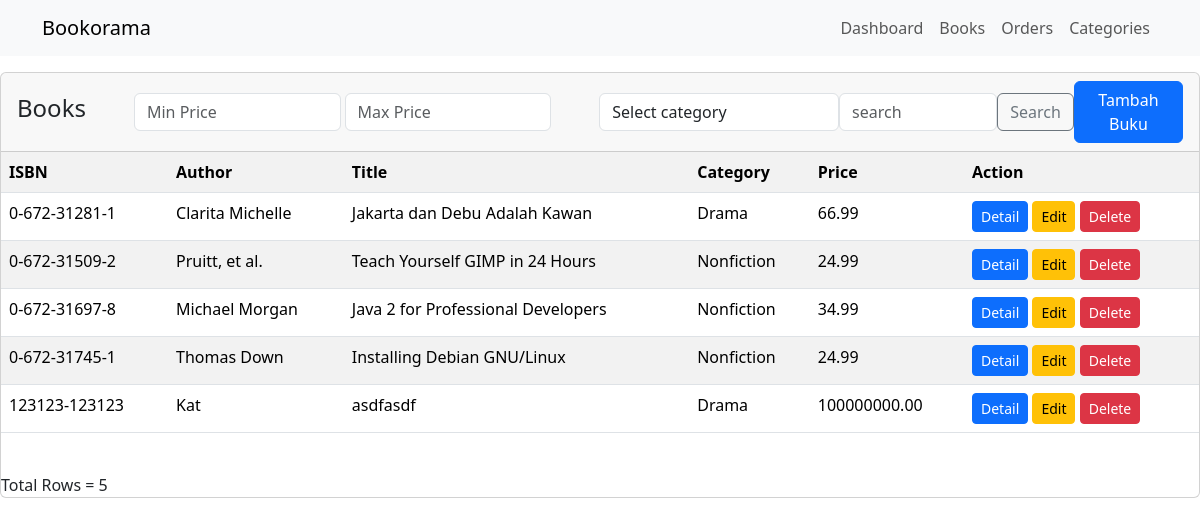
Before: / with the older database file.
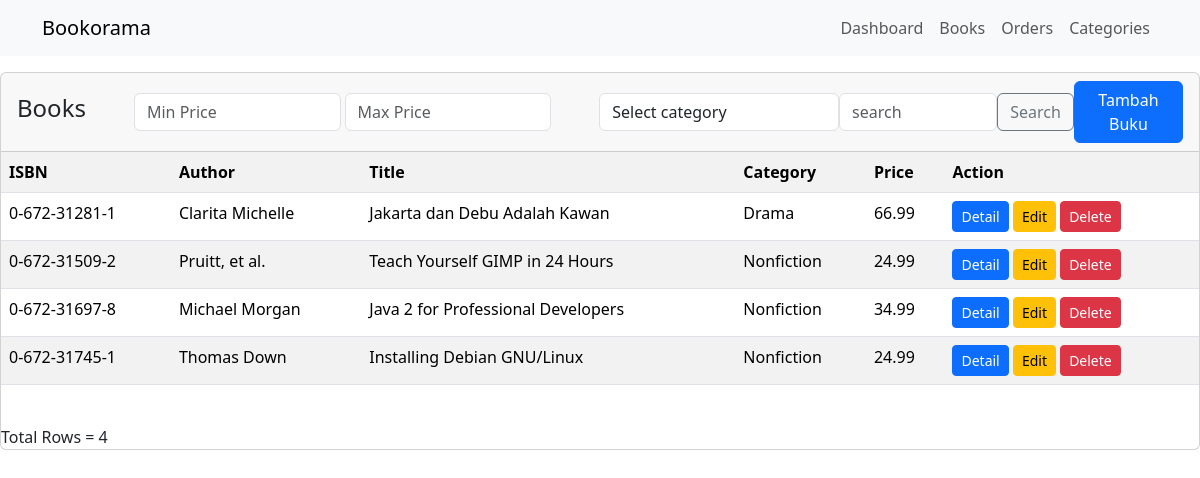
After: the same page with the newer database file.
### tables this page shows
CREATE TABLE `books` (
  `isbn` varchar(13) NOT NULL,
  `author` varchar(50) DEFAULT NULL,
  `title` varchar(100) DEFAULT NULL,
  `category_id` int(11) NOT NULL,
  `price` float(10,2) DEFAULT NULL
);

CREATE TABLE `category` (
  `id` int(11) NOT NULL,
  `title` varchar(255) NOT NULL
);

### index.php (the view, shortened to what this page needs)
<?php
require_once('./lib/db_login.php');
$conditions = [];
if (!empty($conditions)) {
    $where_clause = implode(" AND ", $conditions);
    $query = "SELECT b.isbn AS ID, b.author AS Author, b.title AS Title, b.price as Price, c.title AS Category FROM books b JOIN category c ON b.category_id = c.id WHERE $where_clause ORDER BY b.isbn";
} else {
    $query = "SELECT b.isbn AS ID, b.author AS Author, b.title AS Title, b.price as Price, c.title AS Category FROM books b JOIN category c ON b.category_id = c.id ORDER BY b.isbn";
}
$result = $db->query($query);
$data = '';
while ($row = $result->fetch_object()) {
    $data .= '<tr>';
    $data .= '<td>' . $row->ID . '</td>';
    $data .= '<td>' . $row->Author . '</td>';
    $data .= '<td>' . $row->Title . '</td>';
    $data .= '<td>' . $row->Category . '</td>';
    $data .= '<td>' . $row->Price . '</td>';
    $data .= '<td><a class="btn btn-primary btn-sm" href="detail_book.php?id=' . $row->ID . '">Detail</a>&nbsp;<a class="btn btn-warning btn-sm" href="update_book.php?id=' . $row->ID . '">Edit</a>&nbsp;<a class="btn btn-danger btn-sm" href="delete_book.php?id=' . $row->ID . '">Delete</a></td>';
    $data .= '</tr>';
}
$data .= '</table>';
$data .= '<br />';
$data .= 'Total Rows = ' . $result->num_rows;
?>
<?php include('./layout.php') ?>
<div class="card mt-5">
    <form class="card-header d-flex justify-content-between align-items-center">
        <h4>Books</h4>
        <div class="d-flex mx-5 gap-1">
            <input name='min_price' type="number" class="form-control" placeholder="Min Price" aria-label="Min Price" value="<?= isset($_GET['min_price']) ? htmlentities($_GET['min_price']) : '' ?>">
            <input name='max_price' type="number" class="form-control" placeholder="Max Price" aria-label="Max Price" value="<?= isset($_GET['max_price']) ? htmlentities($_GET['max_price']) : '' ?>">
        </div>
        <select name="category" class="form-control w-25">
            <option value="">Select category</option>
        </select>
        <div class="w-25 d-flex">
            <input name='q' type="text" class="form-control" placeholder="search" aria-label="enter keyword" aria-describedby="basic-addon2" value="<?= isset($_GET['q']) ? htmlentities($_GET['q']) : '' ?>">
            <div class="input-group-append">
                <button class="btn btn-outline-secondary" type="submit">Search</button>
            </div>
        </div>
        <a href='./create_book.php' class='btn btn-primary'>Tambah Buku</a>
    </form>
    <table class="table table-striped">
        <tr>
            <th>ISBN</th>
            <th>Author</th>
            <th>Title</th>
            <th>Category</th>
            <th>Price</th>
            <th>Action</th>
        </tr>
        <?= $data ?>
</div>

### layout.php (shortened to what this page needs)
<!DOCTYPE html>
<html lang="en">
<head>
    <link href="https://cdn.jsdelivr.net/npm/bootstrap@5.3.2/dist/css/bootstrap.min.css" rel="stylesheet">
</head>
<body>
    <?= include'header.php'?>
    <?= include'footer.php'?>
</body>
</html>

### header.php (shortened to what this page needs)
<!DOCTYPE html>
<html lang="en">
<head>
    <link href="https://cdn.jsdelivr.net/npm/bootstrap@5.3.2/dist/css/bootstrap.min.css" rel="stylesheet">
</head>
<body>
<nav class="navbar navbar-expand-lg navbar-light bg-light fixed-top">
  <div class="container">
    <a class="navbar-brand" href="#">Bookorama</a>
    <div class="collapse navbar-collapse" id="navbarResponsive">
      <ul class="navbar-nav ms-auto">
        <li class="nav-item active">
          <a class="nav-link" href="index.php">Dashboard</a>
        </li>
        <li class="nav-item">
          <a class="nav-link" href="recap_table.php">Books</a>
        </li>
        <li class="nav-item">
          <a class="nav-link" href="view_orders.php">Orders</a>
        </li>
        <li class="nav-item">
          <a class="nav-link" href="view_grafik.php">Categories</a>
        </li>
      </ul>
    </div>
  </div>
</nav>

### footer.php (shortened to what this page needs)
</body>

Changed rows visible on the page:
removed books: isbn "123123-123123", author "Kat", title "asdfasdf", category.title "Drama", price "100000000.00"
Other visible differences:
$data: "Total Rows = 5" → "Total Rows = 4"
